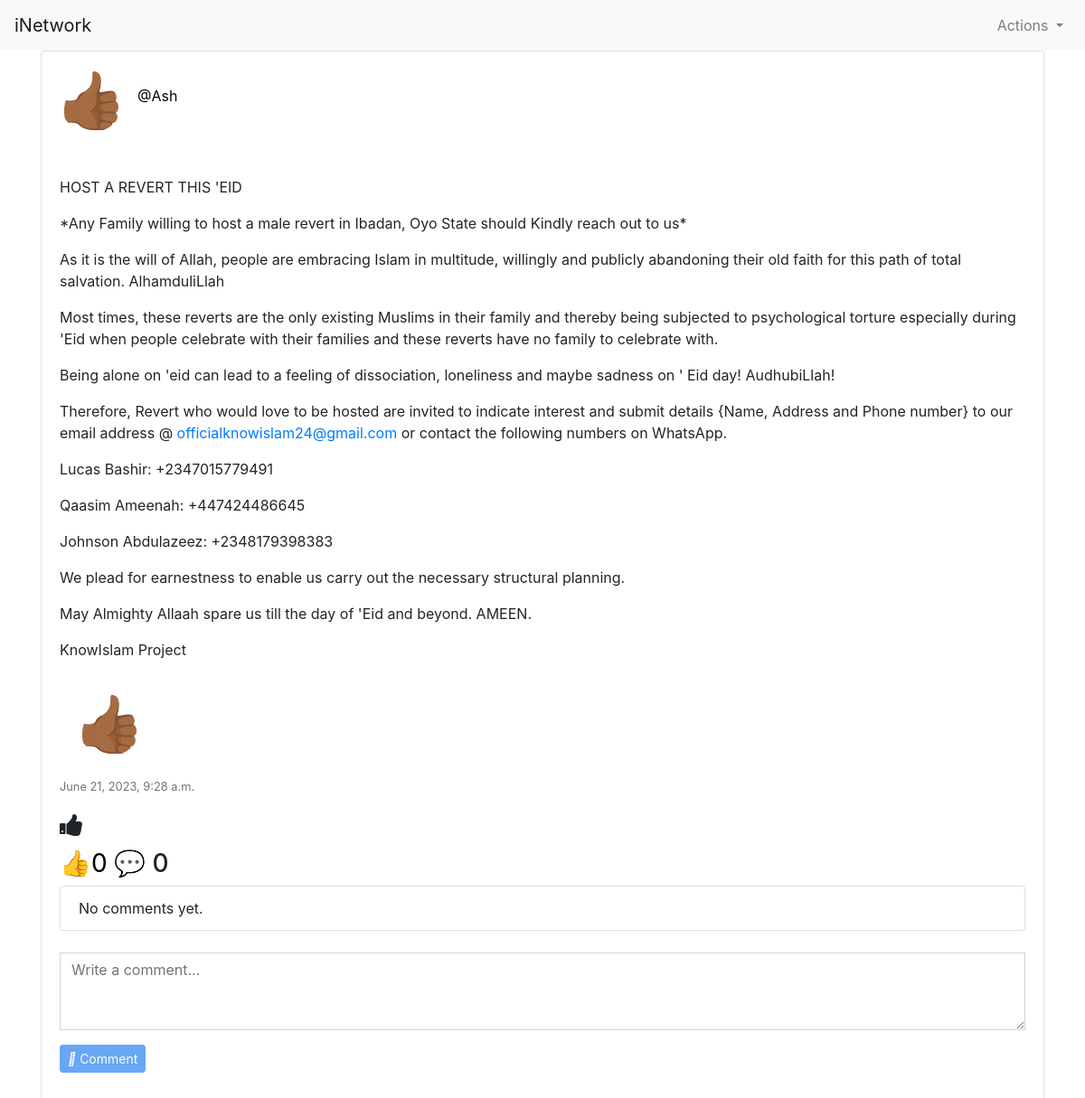
Page /post_content/191 (signed in) on the earlier database version.
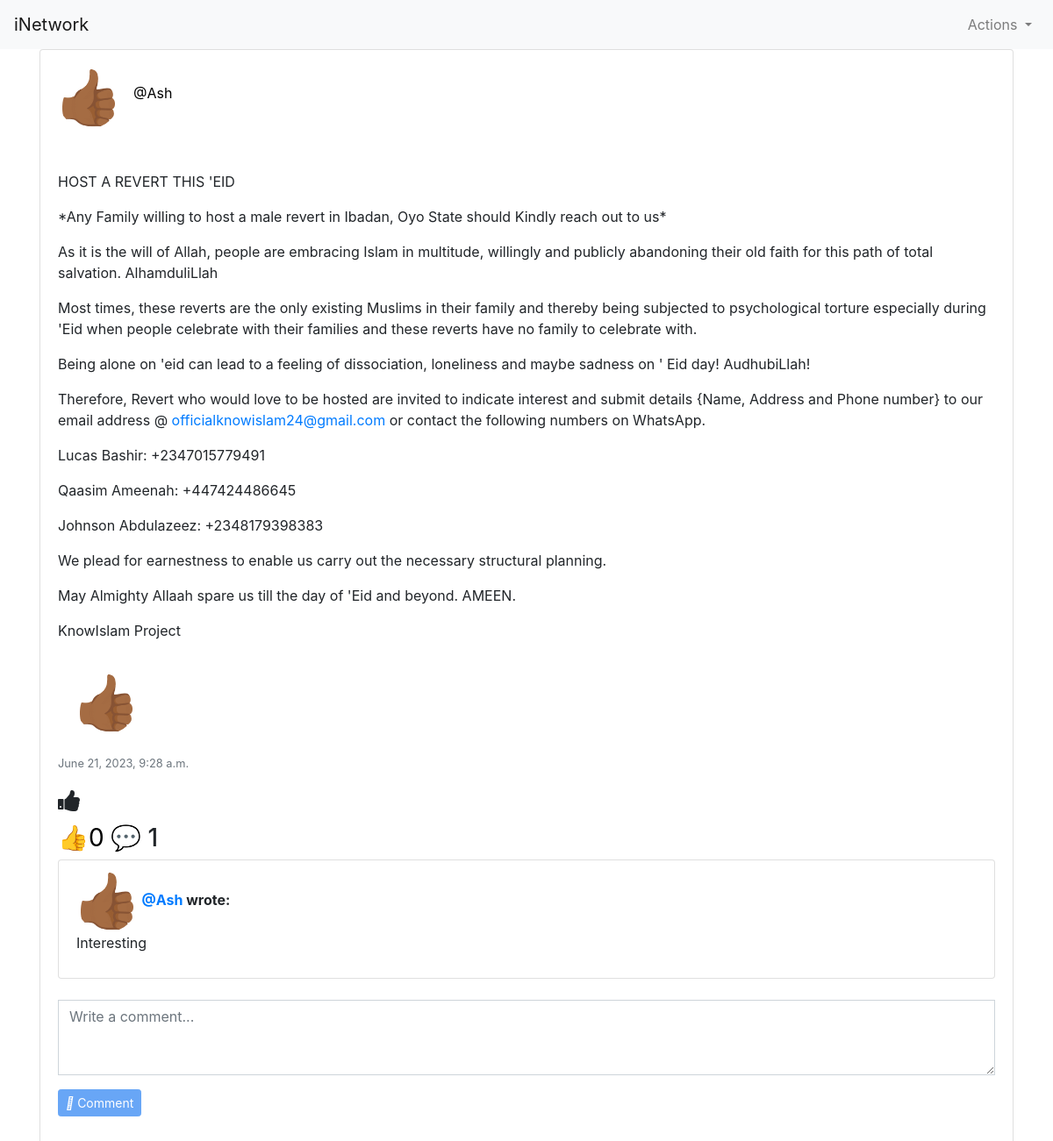
Same page on the later database version.
### network/models.py (models this page shows, shortened)
class Post(models.Model):
    user = models.ForeignKey(User, on_delete=models.CASCADE, blank=True, null=True, related_name="post_user")
    postContent = models.TextField(blank=True)
    timestamp = models.DateTimeField(auto_now_add=True)
    post_image = models.ImageField(upload_to='post_image/', null=True, blank=True)

class User(AbstractUser):
    profile_pics = models.ImageField(upload_to='profile_pics/', null=True, blank=True)
    phone_number = models.CharField(max_length=20, null=True, blank=True)
    about = models.TextField(null=True, blank=True)

class Comment(models.Model):
    author = models.ForeignKey(User, on_delete=models.CASCADE, blank=True, null=True, related_name="userComment")
    post = models.ForeignKey(Post, on_delete=models.CASCADE, blank=True, null=True, related_name="postComment")
    message = models.CharField(max_length=10000)

### network/views.py (the view)
# urls.py: path("post_content/<int:post_id>", views.post_content, name="post_content"),
@login_required
def post_content(request, post_id):
    post = Post.objects.get(pk=post_id)
    allComments = Comment.objects.filter(post=post)
    user = request.user
    post_like = Like.objects.filter(user=user)
    post_akbar = Allahu_akbar.objects.filter(user=user)
    post_subhanallah = Subhanallah.objects.filter(user=user)
    post_laa = Subhanallah.objects.filter(user=user)
    likes = True
    if len(post_like) > 0:
        likes = True
    else:
        likes = False
    return render(request, "network/post_content.html", {
        "posts": post,
        "allComments": allComments,
        "post_like": post_like,
        "likes": likes,
        "post_akbar": post_akbar,
        "post_subhanallah": post_subhanallah,
        "post_laa": post_laa,
    })

### network/templatetags/my_filters.py (called while the page is built)
@register.filter
def split_paragraphs(value):
    return value.split('\n')

### network/templates/network/post_content.html (shortened to what this page needs)
{% extends "network/layout.html" %}
{% load custom_tags %}
{% load my_filters %}
{% load static %}
{% block body %}
<div class="container">
  <div class="card">
    <div class="card-body">
      <div class="d-flex align-items-center">
        {% if posts.user.profile_pics %}
      <a href="{% url 'profile' user_id=posts.user.id %}">
        <img src="{{ posts.user.profile_pics.url }}" class="rounded-circle" width="70" height="70">
      </a>
      {% else %}
      <a href="{% url 'profile' user_id=posts.user.id %}">
        <img src="/media/post_image/hand.gif" class="rounded-circle" width="70" height="70">
      </a>
      {% endif %}
        <div class="ml-3">
          <h5 class="card-title mb-1">
          <a class="card-title" style="text-decoration: none; color: black;" href="{% url 'profile' user_id=posts.user.id %}">{{posts.user.first_name}} {{posts.user.last_name}}
          </h5>
          <p class="mb-0">
            <p>@{{posts.user.username}}</p></a>
          </p>
        </div>
          </div>
          <br>
          <br>
      <div class="card-text" id="content_{{ posts.id }}">
        {% for paragraph in posts.postContent|split_paragraphs %}
        <p>{{ paragraph|urlize }}</p>
        {% endfor %}
        <div class="card-body">
          {% if posts.user.profile_pics %}
      <a href="{% url 'profile' user_id=posts.user.id %}">
        <img src="{{ posts.user.profile_pics.url }}" class="rounded-circle" width="70" height="70">
      </a>
      {% else %}
      <a href="{% url 'profile' user_id=posts.user.id %}">
        <img src="/media/post_image/hand.gif" class="rounded-circle" width="70" height="70">
      </a>
      {% endif %}
        </div>
      </div>
      <p class="card-text"><small class="text-muted">{{ posts.timestamp }}</small></p>
      {% include 'network/likes.html' %}
      <ul class="list-group">
        {% for comment in posts.postComment.all %}
        <li class="list-group-item">
          {% if comment.author.profile_pics %}
      <a href="{% url 'profile' user_id=comment.author.id %}">
        <img src="{{ comment.author.profile_pics.url }}" class="rounded-circle" width="70" height="70">
      </a>
      {% else %}
      <a href="{% url 'profile' user_id=comment.author.id %}">
        <img src="/media/post_image/hand.gif" class="rounded-circle" width="70" height="70">
      </a>
      {% endif %}
          <strong><a href="{% url 'profile' user_id=comment.author.id %}">@{{ comment.author.username }}</a> wrote:</strong>
          <div class="card-text" id="content_{{ comment.id }}">
            {% for paragraph in comment.message|split_paragraphs %}
            <p>{{ paragraph|urlize }}</p>
            {% endfor %}
          </div>
        </li>
        {% empty %}
        <li class="list-group-item">No comments yet.</li>
        {% endfor %}
      </ul>
      <br>
      {% if user.is_authenticated %}
      <form action="{% url 'addComment' post_id=posts.id %}" method="POST">
        <div class="form-group">
          <span class="comment-field">
            <textarea type="text" id="new-comment" name="newComment" class="form-control rounded-0 shadow-none" rows="3" placeholder="Write a comment..."></textarea>
          </span>
        </div>
        <div class="form-group">
          <span class="btn-comment">
            <button type="submit" class="btn btn-primary btn-sm" style="background-color: #1877f2; border-color: #1877f2;" id="comment-btn">
              <i class="fas fa-paper-plane"></i> Comment
            </button>
          </span>
        </div>
      </form>
      {% endif %}
{% endblock %}

### network/templates/network/likes.html (shortened to what this page needs)
{% load custom_tags %}
{% load my_filters %}
{% load static %}
<div class="img-fluid react_space" id="react_space">
  <h3 class="like-btn" data-post-id="{{ posts.id }}"><i class="fa fa-thumbs-up"></i></h3>
  {% with total_count=posts.postMaashaa.count|add:posts.postHaha.count|add:posts.postAllah.count|add:posts.postSubhanallah.count|add:posts.post_like.count %}
  {% if posts.post_like.count > 0 and posts.postHaha.count < 1 and posts.postAllah.count < 1 and posts.postMaashaa.count < 1 and posts.postSubhanallah.count < 1 %}
      <h3 onclick="opensModal('{{ posts.id }}')"><button class="like-button">👍 {{ total_count }}</button> 💬 {{ posts.postComment.count }}</h3>
  {% elif posts.post_like.count < 1 and posts.postHaha.count < 1 and posts.postAllah.count < 1 and posts.postMaashaa.count > 0 and posts.postSubhanallah.count < 1 %}
    <h3 onclick="opensModal('{{ posts.id }}')"><button class="like-button">❤️ {{ total_count }}</button> 💬 {{ posts.postComment.count }}</h3>
  {% elif posts.post_like.count < 1 and posts.postHaha.count < 1 and posts.postAllah.count > 0 and posts.postMaashaa.count < 1 and posts.postSubhanallah.count < 1 %}
    <h3 onclick="opensModal('{{ posts.id }}')"><button class="like-button">☝️ {{ total_count }}</button> 💬 {{ posts.postComment.count }}</h3>
    {% elif posts.post_like.count < 1 and posts.postHaha.count > 0 and posts.postAllah.count < 1 and posts.postMaashaa.count < 1 and posts.postSubhanallah.count < 1 %}
    <h3 onclick="opensModal('{{ posts.id }}')"><button class="like-button">😂{{ total_count }}</button> 💬 {{ posts.postComment.count }}</h3>
    {% elif posts.post_like.count < 1 and posts.postHaha.count < 1 and posts.postAllah.count < 1 and posts.postMaashaa.count < 1 and posts.postSubhanallah.count > 0 %}
    <h3 onclick="opensModal('{{ posts.id }}')"><button class="like-button">😲{{ total_count }}</button> 💬 {{ posts.postComment.count }}</h3>
    {% elif posts.post_like.count > 0 and posts.postHaha.count < 1 and posts.postAllah.count > 0 and posts.postMaashaa.count < 1 and posts.postSubhanallah.count < 1 %}
    <h3 onclick="opensModal('{{ posts.id }}')"><button class="like-button">👍☝️{{ total_count }}</button> 💬 {{ posts.postComment.count }}</h3>
    {% elif posts.post_like.count > 0 and posts.postHaha.count > 0 and posts.postAllah.count < 1 and posts.postMaashaa.count < 1 and posts.postSubhanallah.count < 1 %}
    <h3 onclick="opensModal('{{ posts.id }}')"><button class="like-button">👍😂{{ total_count }}</button> 💬 {{ posts.postComment.count }}</h3>
     {% elif posts.postMaashaa.count > 0 and posts.postHaha.count > 0 and posts.postSubhanallah.count > 0 and posts.post_like.count > 0 and posts.postAllah.count < 1%}
    <h3 onclick="opensModal('{{ posts.id }}')"><button class="like-button">👍❤️😂😮{{ total_count }}</button> 💬 {{ posts.postComment.count }}</h3>
    {% elif posts.postMaashaa.count > 0 and posts.postHaha.count < 1 and posts.postSubhanallah.count < 1 and posts.post_like.count > 0 and posts.postAllah.count < 1%}
    <h3 onclick="opensModal('{{ posts.id }}')"><button class="like-button">👍❤️{{ total_count }}</button> 💬 {{ posts.postComment.count }}</h3>
  {% elif posts.postMaashaa.count > 0 and posts.postHaha.count > 0 and posts.postSubhanallah.count > 0 and posts.post_like.count > 0 and posts.postAllah.count > 0%}
    <h3 onclick="opensModal('{{ posts.id }}')"><button class="like-button">👍❤️😂😮☝️{{ total_count }}</button> 💬 {{ posts.postComment.count }}</h3>
  {% else %}
   <h3 onclick="opensModal('{{ posts.id }}')"><button class="like-button">👍{{ total_count }}</button> 💬 {{ posts.postComment.count }}</h3>
  {% endif %}
{% endwith %}

Differences in the rows shown:
computed for Post "Ash": postComment.count "0" → "1"
added Comment: author.username "Ash", message "Interesting"
Other differences:
text no longer shown: "No comments yet."
